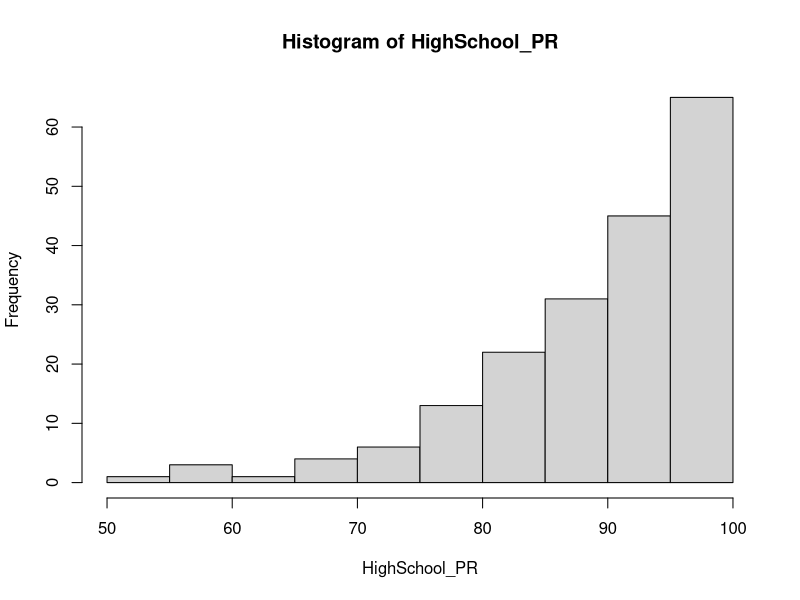
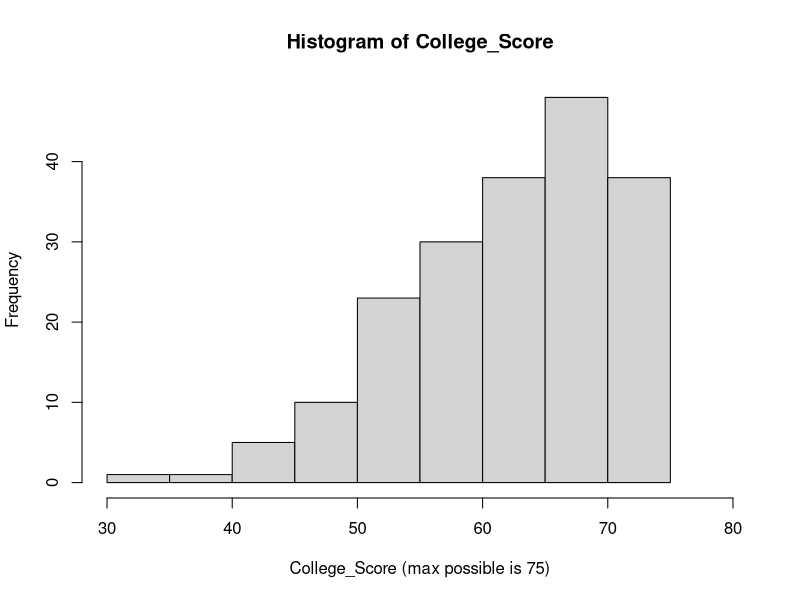
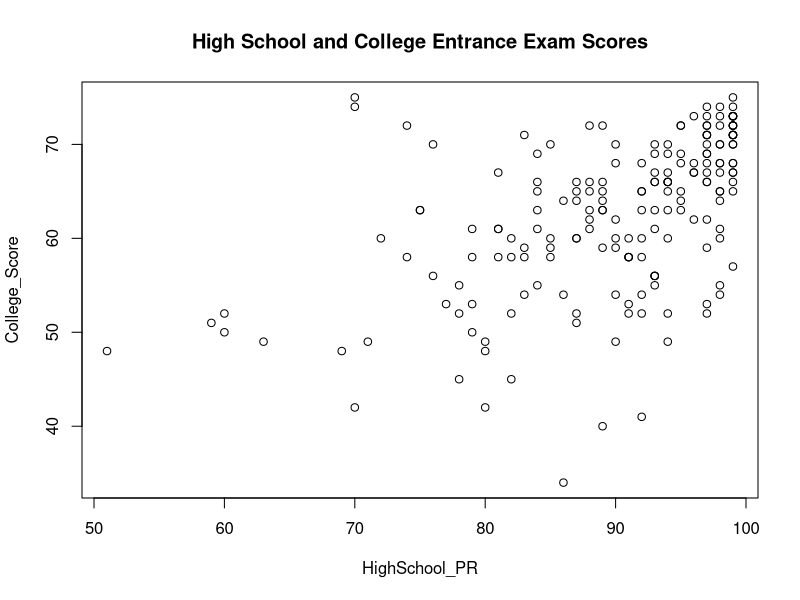
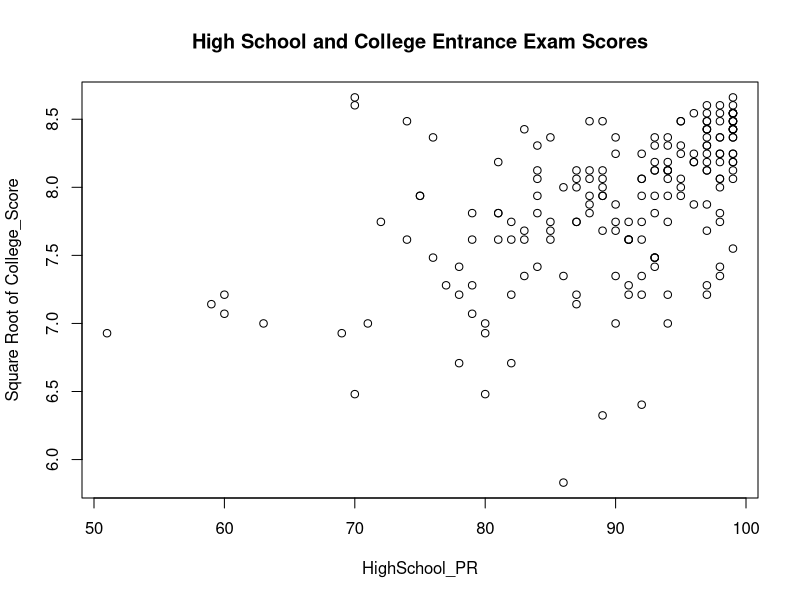
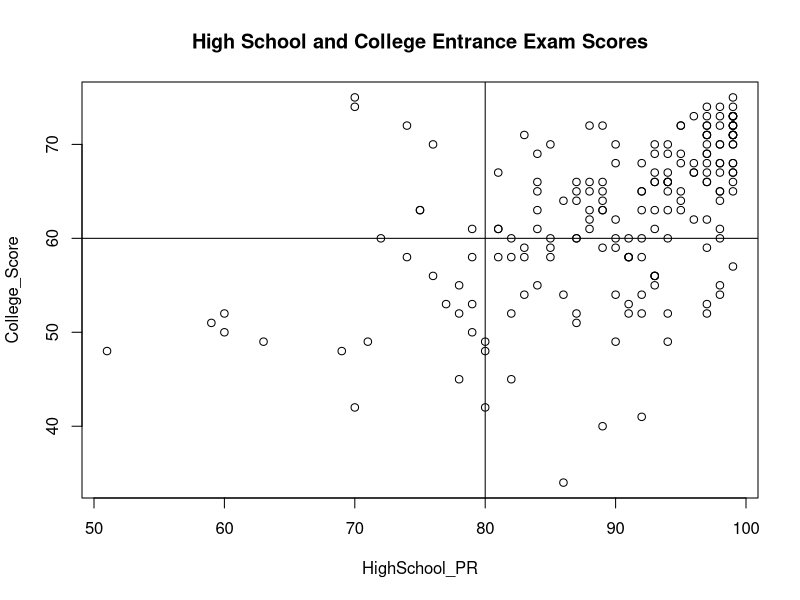
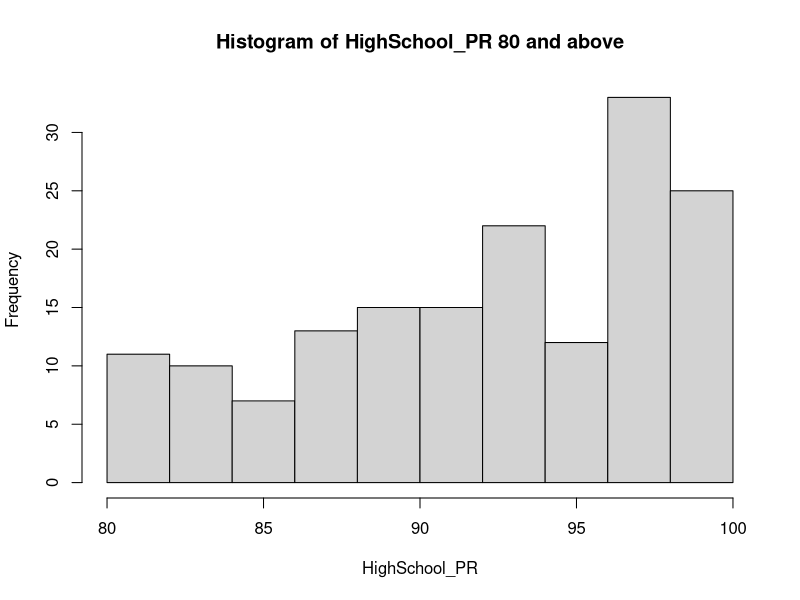
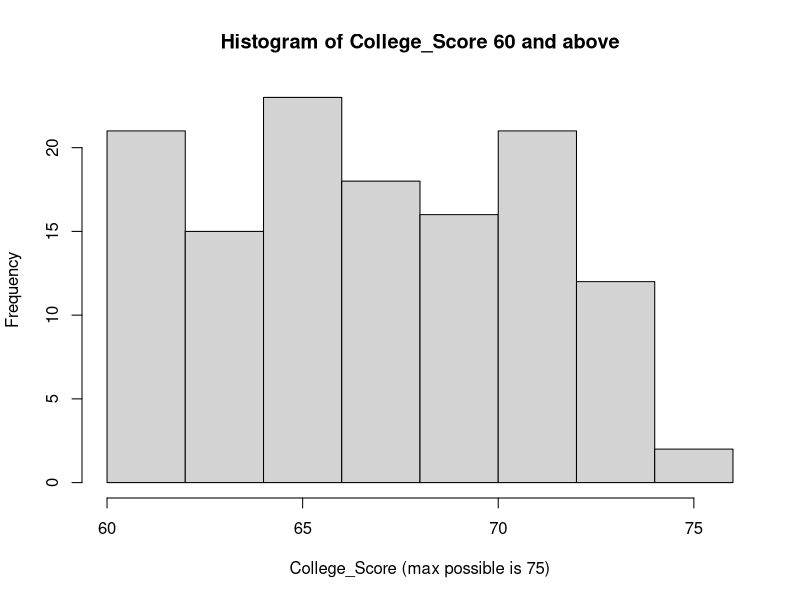
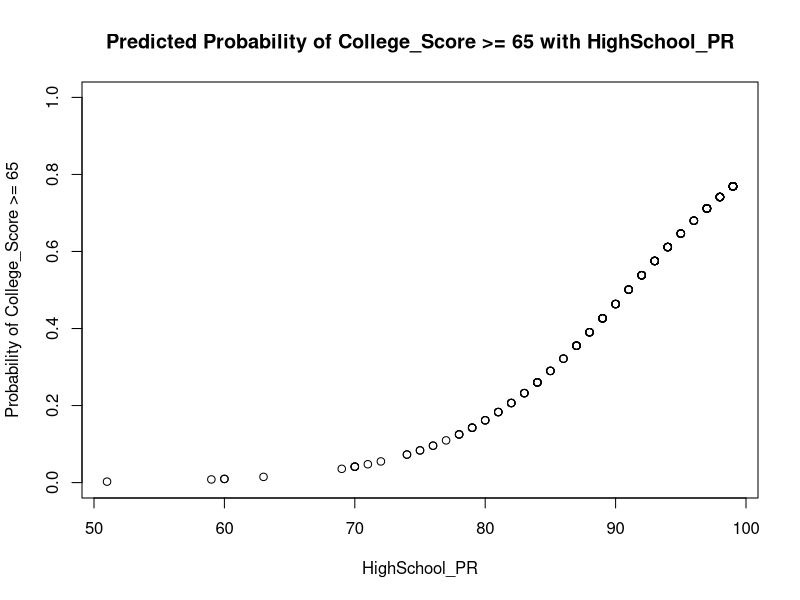

Source code (R) for these figures, in order:
## ---- chunk 1
knitr::opts_chunk$set(echo = TRUE)
## ---- chunk 2
data = read.csv("ptt_SENIORHIGH_data.csv")
names(data)[1] = "pttID"

data[1:10,]
## ---- chunk 3
# High school entrance exam scores: Remove missing values
uni_HS_score = data$HighSchool_PR[which(data$HighSchool_PR != -1)]

summary(uni_HS_score)

hist(uni_HS_score, main = "Histogram of HighSchool_PR",
     xlab="HighSchool_PR")
## ---- chunk 4
# College entrance exam scores: Remove missing values
uni_college_score = data$College_Score[which(data$College_Score != -1)]

summary(uni_college_score)

hist(uni_college_score, main="Histogram of College_Score",
     xlab="College_Score (max possible is 75)",xlim=c(30,80))
## ---- chunk 5
missing_rows = which(data$HighSchool_PR == "-1" | data$College_Score == "-1")
# Indices: 6  19  71  85  88  96 132 183 195 => nine in total

# Remove missing data
data_corr = data[-missing_rows,]

plot(data_corr$HighSchool_PR, data_corr$College_Score,
     main = "High School and College Entrance Exam Scores",
     xlab="HighSchool_PR",
     ylab="College_Score")
## ---- chunk 6
cor(data_corr$HighSchool_PR, data_corr$College_Score)
## ---- chunk 7
# data version: already removed missing data
# data_corr = data[-missing_rows,]

plot(data_corr$HighSchool_PR, sqrt(data_corr$College_Score),
     main = "High School and College Entrance Exam Scores",
     xlab="HighSchool_PR",
     ylab="Square Root of College_Score")
## ---- chunk 8
cor(data_corr$HighSchool_PR, sqrt(data_corr$College_Score))
## ---- chunk 9
plot(data_corr$HighSchool_PR, data_corr$College_Score,
     main = "High School and College Entrance Exam Scores",
     xlab="HighSchool_PR",
     ylab="College_Score")

abline(h=60,v=80)
## ---- chunk 10
data_corr$HS_80up = data_corr$HighSchool_PR >= 80
data_corr$CS_60up = data_corr$College_Score >=60

contingency = table(data_corr$HS_80up, data_corr$CS_60up,
                    dnn=c("HighSchool_80up","College_60up"))

contingency
## ---- chunk 11
contingency = contingency[2:1, 2:1]
contingency
## ---- chunk 12
prop.table(contingency)
## ---- chunk 13
round(prop.table(contingency),4)
## ---- chunk 14
nrow(data_corr) # number of all respondents without missing data
## ---- chunk 15
# High school entrance exam scores: Remove missing values
# uni_HS_score = data$HighSchool_PR[which(data$HighSchool_PR != -1)]
length(uni_HS_score)

## ---- chunk 16
# Consider only the records with both valid HighSchool_PR and College_Score
length(data_corr$HighSchool_PR)
## ---- chunk 17
# College entrance exam scores: Remove missing values
# uni_college_score = data$College_Score[which(data$College_Score != -1)]
length(uni_college_score)
## ---- chunk 18
# Consider only the records with both valid HighSchool_PR and College_Score
length(data_corr$College_Score)
## ---- chunk 19
HS_PR_seg = data_corr$HighSchool_PR[which(data_corr$HS_80up == TRUE)]
length(HS_PR_seg)
## ---- chunk 20
table(HS_PR_seg)
## ---- chunk 21
hist(HS_PR_seg, xlab="HighSchool_PR",
     main="Histogram of HighSchool_PR 80 and above")
## ---- chunk 22
HS80to89 = length(which(HS_PR_seg >= 80 & HS_PR_seg <= 89))
HS90to94 = length(which(HS_PR_seg >= 90 & HS_PR_seg <= 94))
HS95to99 = length(which(HS_PR_seg >= 95 & HS_PR_seg <= 99))
## ---- chunk 23
print(paste("HighSchool_PR 80-89:",HS80to89))
print(paste("HighSchool_PR 90-94:",HS90to94))
print(paste("HighSchool_PR 95-99:",HS95to99))
## ---- chunk 24
CS_Score_seg = data_corr$College_Score[which(data_corr$CS_60up == TRUE)]
length(CS_Score_seg)
## ---- chunk 25
table(CS_Score_seg)
## ---- chunk 26
college_score = c(60,65,70,74,75)
college_pr = c(88, 95, 98.5, 99.9, 100)

data.frame(college_score, college_pr)
## ---- chunk 27
hist(CS_Score_seg, xlab="College_Score (max possible is 75)",
     main="Histogram of College_Score 60 and above")
## ---- chunk 28
CS60to64 = length(which(CS_Score_seg >= 60 & CS_Score_seg <= 64))
CS65to69 = length(which(CS_Score_seg >= 65 & CS_Score_seg <= 69))
CS70to75 = length(which(CS_Score_seg >= 70 & CS_Score_seg <= 75))
## ---- chunk 29
print(paste("College_Score 60-64:",CS60to64))
print(paste("College_Score 65-69:",CS65to69))
print(paste("College_Score 70-75:",CS70to75))
## ---- chunk 30
data_corr$HS_range = "set"
data_corr$CS_range = "set"

for(ii in 1:nrow(data_corr)) {
        # High School PR categories
        if (data_corr$HighSchool_PR[ii] <= 79) {
                data_corr$HS_range[ii] = "0-79"
        } else if (data_corr$HighSchool_PR[ii] <= 89) {
                data_corr$HS_range[ii] = "80-89"
        } else if (data_corr$HighSchool_PR[ii] <= 94) {
                data_corr$HS_range[ii] = "90-94"
        } else {
                data_corr$HS_range[ii] = "95-99"
        }
        
        # College Score Categories
        if (data_corr$College_Score[ii] <= 59) {
                data_corr$CS_range[ii] = "0-59"
        } else if (data_corr$College_Score[ii] <= 64) {
                data_corr$CS_range[ii] = "60-64"
        } else if (data_corr$College_Score[ii] <= 69) {
                data_corr$CS_range[ii] = "65-69"
        } else {
                data_corr$CS_range[ii] = "70-75"
        }
}
## ---- chunk 31
table_4x4 = table(data_corr$HS_range, data_corr$CS_range,
                  dnn=c("HighSchool_PR","College_Score"))
table_4x4
## ---- chunk 32
print(paste("College_Score at least 65:", sum(data_corr$College_Score >= 65)))
print(paste("College_Score below 65:", sum(data_corr$College_Score < 65)))
## ---- chunk 33
# 1. Create the binary variable first.
# 2. model = glm( y ~ x, data=data, family="binomial")
# 3. summary(model)
# https://stats.idre.ucla.edu/r/dae/logit-regression/

data_corr$CS_65up = data_corr$College_Score >= 65
model = glm(CS_65up ~ HighSchool_PR, data=data_corr, family="binomial")
summary(model)

## ---- chunk 34
model$coefficients
## ---- chunk 35
round(model$coefficients, digits=3)
## ---- chunk 36
exp(model$coefficients)
## ---- chunk 37
alpha = as.numeric(model$coefficients[1])
beta = as.numeric(model$coefficients[2])

p_intercept = exp(alpha)/(1+exp(alpha))
p_intercept
## ---- chunk 38
p_pr99 = exp(alpha + beta*99)/(1+exp(alpha + beta*99))
p_pr99
## ---- chunk 39
num_pr99 = sum(data_corr$HighSchool_PR == 99)
num_cs65 = sum(data_corr$College_Score >= 65)
num_pr99_and_cs65 = sum(data_corr$HighSchool_PR == 99 & data_corr$College_Score >= 65)
## ---- chunk 40
print(paste("Number of respondents with HighSchool_PR 99:",num_pr99))
print(paste("Number of respondents with College_Score 65 or better:",num_cs65))
print(paste("Number of respondents with HighSchool_PR 99 and College_Score 65 or better:",
            num_pr99_and_cs65))
## ---- chunk 41
sort(data_corr$College_Score[which(data_corr$HighSchool_PR==99)])
## ---- chunk 42
confint(model)
## ---- chunk 43
exp(confint(model))
## ---- chunk 44
ci_matrix = confint(model)
alpha_ci = ci_matrix[1,]
beta_ci = ci_matrix[2,]
p_pr99_ci = exp(alpha_ci + beta_ci*99)/(1+exp(alpha_ci + beta_ci*99))
p_pr99_ci
## ---- chunk 45
objects(model)
## ---- chunk 46
data = read.csv("ptt_SENIORHIGH_data.csv")
names(data)[1] = "pttID"

missing_rows = which(data$HighSchool_PR == "-1" | data$College_Score == "-1")
data_corr = data[-missing_rows,]

data_corr$CS_65up = data_corr$College_Score >=65

model = glm(CS_65up ~ HighSchool_PR, data=data_corr, family="binomial")

print("This is a test.")
## ---- chunk 47
# objects(model) # to find out what functions are available in the model

# model$fitted.values # probability values for all 197 datapoints.
# predict(model, data_corr, type="response")

# Also need to plot the HighSchool_PR vs predicted probability of College_Score at least 65.

# Use the predict function for certain HighSchool_PR points 
# (e.g. 80, 90, 95, 99)

# https://www.theanalysisfactor.com/r-tutorial-glm1/
# https://www.theanalysisfactor.com/r-glm-plotting/
## ---- chunk 48
print(paste("The highest predicted probability is",max(model$fitted.values)))
print(paste("This occurs at HighSchool_PR",
      data_corr$HighSchool_PR[which.max(model$fitted.values)]))
## ---- chunk 49
# First version of graph
yy = model$fitted.values
xx = data_corr$HighSchool_PR
plot(xx, yy, ylim=c(0,1),
     main="Predicted Probability of College_Score >= 65 with HighSchool_PR",
     xlab="HighSchool_PR",
     ylab="Probability of College_Score >= 65")
## ---- chunk 50
# Add jittering because of many repetitive values in HighSchool_PR
set.seed(21)
new_xx = jitter(xx)
new_yy = jitter(yy)
plot(new_xx, new_yy, ylim=c(0,1),
     main="Jittered Probability of College_Score >= 65 with HighSchool_PR",
     xlab="HighSchool_PR",
     ylab="Probability of College_Score >= 65")
## ---- chunk 51
# nrow(data_corr) # 188
# sum(data_corr$CS_65up) # 92
# sum(data_corr$CS_65up)/nrow(data_corr) # 0.489

print(paste("There are",nrow(data_corr),"records in the data, with",
            sum(data_corr$CS_65up),
            "of them have College_Score at least 65."))
print(paste("This is a proportion of",
            round(sum(data_corr$CS_65up)/nrow(data_corr),digits=3),
            ", which is close to 0.5."))
## ---- chunk 52
# Data
actual_65up = data_corr$CS_65up

# Predicted results
predicted_65up = model$fitted.values >= 0.5

# Confusion matrix
confusion = table(actual_65up, predicted_65up)
# revert the order of FALSE and TRUE
confusion = confusion[2:1, 2:1] 
confusion
## ---- chunk 53
prop.table(confusion)
## ---- chunk 54
# Display the output, but not the code.

sep_row = c("|","------------------","|","------------------")
first_row = c("|","True Positive","|","False Negative")
mid_row = c("|","------------------","|","------------------")
second_row = c("|","False Positive","|","True Negative")

table_df = data.frame(rbind(sep_row, first_row, mid_row, second_row))
rownames(table_df) = c("--------------","Actual Positive",
                       "---------------","Actual Negative")
colnames(table_df) = c("|","Predicted Positive","|","Predicted Negative")

table_df
## ---- chunk 55
# row = actual_65up, column = predicted_65up
tp = confusion["TRUE","TRUE"]
fn = confusion["TRUE","FALSE"]
fp = confusion["FALSE","TRUE"]
tn = confusion["FALSE","FALSE"]

print(paste(tp,fn,fp,tn))
## ---- chunk 56
confusion
## ---- chunk 57
print(paste("The proportion of respondents with College_Score 65 or higher is",
            round(sum(data_corr$CS_65up)/nrow(data_corr), digits = 3)))
